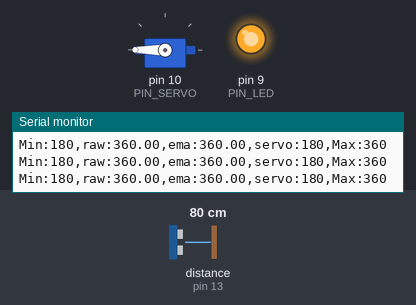
The sketch below on a simulated Arduino Uno, built with avr-gcc and run on an emulated ATmega328P. On the bench: servo, output pins drawn as LEDs (lit = HIGH), the last lines printed to the serial monitor. Wiring (inferred from the names in the program): ultrasonic range finder: trigger pin 12; echo pin 13. The test bench sets the inputs (shaded band); at power-on: distance to the obstacle (sensor on pin 13) 80 cm. The echo pulse lasts 58.3 µs per cm; pins used as bus, display or sensor lines are not drawn.

Above: at 1.2 s.
1.3 s: distance to the obstacle (sensor on pin 13) set to 2 cm
At 2.1 s:
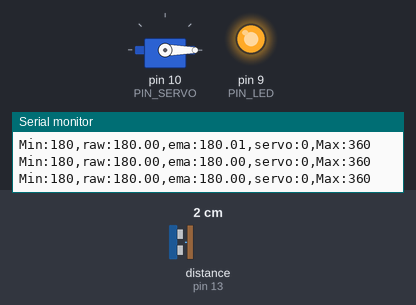
3.1 s: distance to the obstacle (sensor on pin 13) set to 18 cm
6.1 s: distance to the obstacle (sensor on pin 13) set to 60 cm
At 7.7 s:
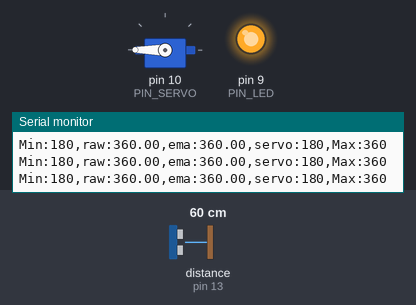
8.0 s: distance to the obstacle (sensor on pin 13) set to 35 cm
At 8.7 s:
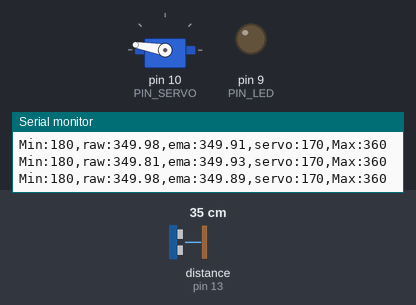
11.0 s: distance to the obstacle (sensor on pin 13) set to 4 cm
At 11.2 s:
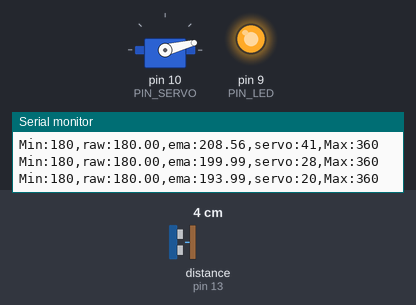
12.8 s: distance to the obstacle (sensor on pin 13) set to 120 cm
At 12.98 s:
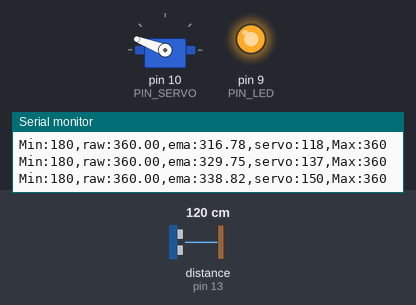
Timing chart, 0 to 15.6 s (numbered marks = the images above; inputs shaded):
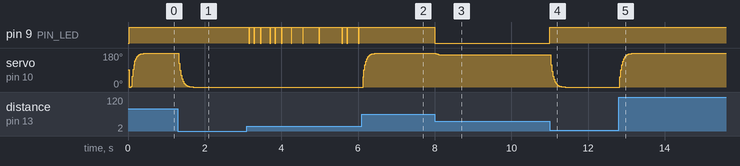

Measured:
- after the input at 1.3 s, servo on pin 10 (PIN_SERVO): moves from 180° to 0° over 0.38 s, starting at once
- after the input at 6.1 s, pin 9 (PIN_LED): stops changing and stays HIGH; servo on pin 10 (PIN_SERVO): moves from 0° to 180° over 0.40 s, starting at once
- after the input at 8.0 s, pin 9 (PIN_LED): HIGH → LOW at once
- after the input at 11.0 s, pin 9 (PIN_LED): LOW → HIGH at once
- after the input at 12.8 s, servo on pin 10 (PIN_SERVO): moves from 0° to 180° over 0.40 s, starting at once

The sketch:

11_example_1.ino
```cpp
#include <Servo.h>

// Arduino pin assignment
#define PIN_LED 9
#define PIN_SERVO 10
#define PIN_TRIG 12
#define PIN_ECHO 13

// configurable parameters
#define SND_VEL 346.0 // sound velocity at 24 celsius degree (unit: m/s)
#define INTERVAL 25 // sampling interval (unit: ms)
#define _DIST_MIN 100 // minimum distance to be measured (unit: mm)
#define _DIST_MAX 400 // maximum distance to be measured (unit: mm)
#define _DIST_ALPHA 0.3

#define _DUTY_MIN 543 // servo full clockwise position (0 degree)
#define _DUTY_NEU 1480 // servo neutral position (90 degree)nn
#define _DUTY_MAX 2400 // servo full counterclockwise position (180 degree)


// global variables
float timeout; // unit: us
float dist_min, dist_max, dist_raw, dist_prev, dist_ema,alpha; // unit: mm
unsigned long last_sampling_time; // unit: ms
float scale;      // used for pulse duration to distance conversion
float Past_dis;   // past distance
double angle;
int b;
Servo myservo;

void setup() {
// initialize GPIO pins
  pinMode(PIN_LED,OUTPUT);
  pinMode(PIN_TRIG,OUTPUT);
  digitalWrite(PIN_TRIG, LOW);
  pinMode(PIN_ECHO,INPUT);

  myservo.attach(PIN_SERVO);
  myservo.writeMicroseconds(_DUTY_NEU);

// initialize USS related variables
  dist_min = _DIST_MIN;
  dist_max = _DIST_MAX;
  alpha = _DIST_ALPHA;
  timeout = (INTERVAL / 2) * 1000.0; // precalculate pulseIn() timeout value. (unit: us)
  dist_raw = dist_prev = 0.0; // raw distance output from USS (unit: mm)
  scale = 0.001 * 0.5 * SND_VEL;

// initialize serial port
  Serial.begin(57600);

// initialize last sampling time
  last_sampling_time = 0;
}

void loop() {
// wait until next sampling time.
// millis() returns the number of milliseconds since the program started. Will overflow after 50 days.
  if(millis() < last_sampling_time + INTERVAL) return;

// get a distance reading from the USS
  dist_raw = USS_measure(PIN_TRIG,PIN_ECHO);
  digitalWrite(PIN_LED, b);

// output the read value to the serial port
  Serial.print("Min:180,raw:");
  Serial.print(dist_raw);
  Serial.print(",ema:");
  Serial.print(dist_ema);
  Serial.print(",servo:");
  Serial.print(myservo.read());
  Serial.println(",Max:360");

  angle = _DUTY_MIN + (dist_ema-180) *(_DUTY_MAX - _DUTY_MIN)/180;
  myservo.writeMicroseconds(angle);

// update last sampling time
  last_sampling_time += INTERVAL;
  dist_ema = alpha*dist_raw+(1-alpha)*dist_ema;
}

// get a distance reading from USS. return value is in millimeter.
float USS_measure(int TRIG, int ECHO)
{
  float reading;
  digitalWrite(TRIG, HIGH);
  delayMicroseconds(10);
  digitalWrite(TRIG, LOW);
  reading = pulseIn(ECHO, HIGH, timeout) * scale; // unit: mm
  b=0;
  /*
  if(reading < dist_min || reading > dist_max)    reading = 0.0; // return 0 when out of range.
  if(reading == 0.0)     reading = dist_prev;
  else                   dist_prev = reading;
  */
  if(reading <= 180) {
    reading = 180;
    b = 1;
  }
  else if(reading >=360){
    reading = 360;
    b = 1;
  }
  return reading;
}
```
